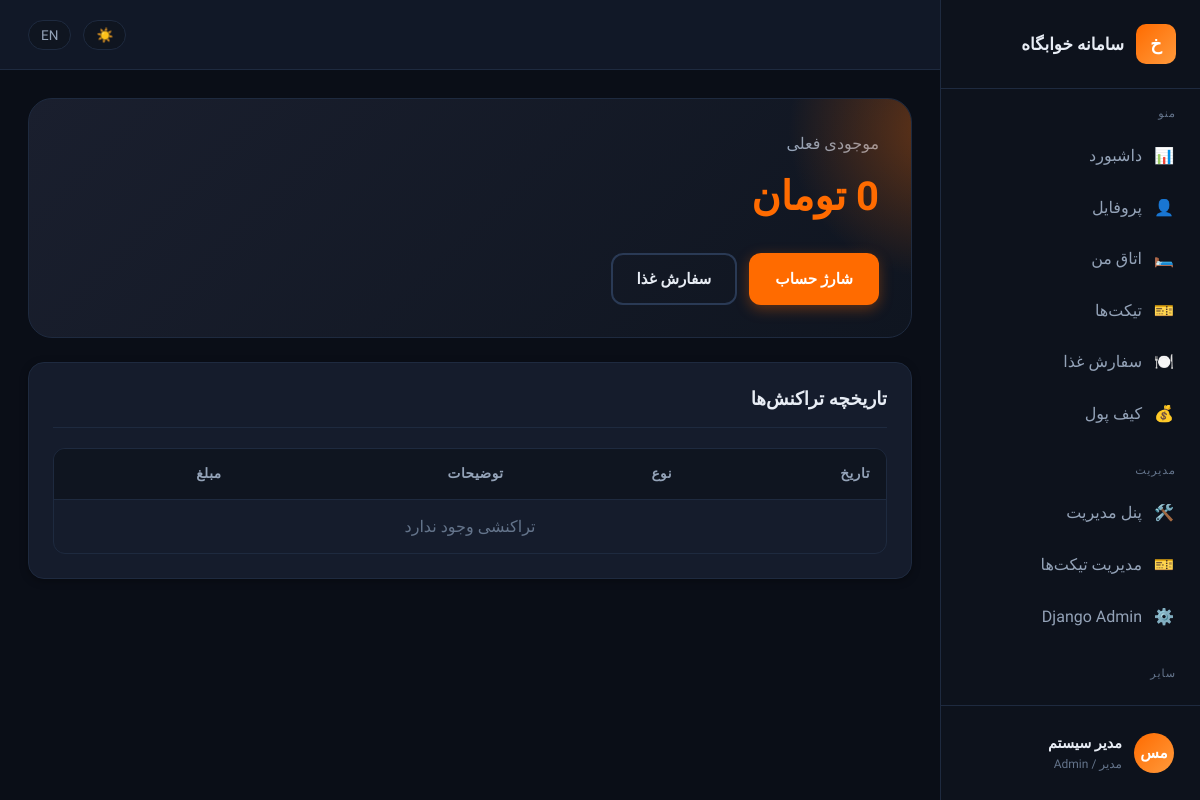
/wallet/ (signed in), run on the app's committed database.
### accounts/models.py (models this page shows, shortened)
class User(AbstractUser):
    class Gender(models.TextChoices):
        MALE = 'male', _('برادران / Brothers')
        FEMALE = 'female', _('خواهران / Sisters')
    class Role(models.TextChoices):
        STUDENT = 'student', _('دانشجو / Student')
        STAFF = 'staff', _('کارمند / Staff')
        ADMIN = 'admin', _('مدیر / Admin')
    student_id = models.CharField(
        _('شماره دانشجویی'),
        max_length=20,
        unique=True,
        null=True,
        blank=True,
        help_text=_('برای دانشجویان الزامی است')
    )
    phone = models.CharField(_('شماره موبایل'), max_length=15, blank=True)
    gender = models.CharField(
        _('بخش خوابگاه'),
        max_length=10,
        choices=Gender.choices,
        blank=True,
        null=True
    )
    role = models.CharField(
        _('نقش'),
        max_length=20,
        choices=Role.choices,
        default=Role.STUDENT
    )
    avatar = models.ImageField(
        _('تصویر پروفایل'),
        upload_to='avatars/',
        blank=True,
        null=True
    )
    is_active_student = models.BooleanField(_('فعال'), default=True)
    class Meta:
        verbose_name = _('کاربر')
        verbose_name_plural = _('کاربران')
        ordering = ['-date_joined']
    @property
    def is_admin_user(self):
        return self.role == self.Role.ADMIN or self.is_superuser
    @property
    def display_name(self):
        return self.get_full_name() or self.username
    def get_initials(self):
        name = self.get_full_name() or self.username
        parts = name.split()
        if len(parts) >= 2:
            return (parts[0][0] + parts[1][0]).upper()
        return name[:2].upper()

### wallet/models.py (models this page shows, shortened)
class Wallet(models.Model):
    user = models.OneToOneField(
        settings.AUTH_USER_MODEL,
        on_delete=models.CASCADE,
        related_name='wallet',
        verbose_name=_('کاربر')
    )
    balance = models.DecimalField(
        _('موجودی'),
        max_digits=12,
        decimal_places=0,
        default=Decimal('0'),
        validators=[MinValueValidator(Decimal('0'))]
    )
    updated_at = models.DateTimeField(_('آخرین بروزرسانی'), auto_now=True)
    class Meta:
        verbose_name = _('کیف پول')
        verbose_name_plural = _('کیف پول‌ها')

### wallet/views.py (the view)
# urls.py: path('', views.wallet_view, name='wallet'),
@login_required
def wallet_view(request):
    wallet = request.user.wallet
    transactions = wallet.transactions.all()[:50]
    if request.method == 'POST':
        form = ChargeForm(request.POST)
        if form.is_valid():
            amount = form.cleaned_data['amount']
            wallet.deposit(amount, description=_('شارژ آنلاین (دمو)'), performed_by=request.user)
            messages.success(request, _('حساب شما با موفقیت شارژ شد.'))
            return redirect('wallet:wallet')
    else:
        form = ChargeForm()
    return render(request, 'wallet/wallet.html', {
        'wallet': wallet,
        'transactions': transactions,
        'form': form,
    })

### accounts/context_processors.py (called while the page is built)
def user_context(request):
    ctx = {
        'open_tickets_count': 0,
        'user_balance': 0,
        'user_room': None,
        'user_bed': None,
    }
    if request.user.is_authenticated:
        ctx['open_tickets_count'] = request.user.tickets.filter(
            status__in=['open', 'in_progress']
        ).count()
        if hasattr(request.user, 'wallet'):
            ctx['user_balance'] = request.user.wallet.balance
        if hasattr(request.user, 'bed') and request.user.bed:
            ctx['user_bed'] = request.user.bed
            ctx['user_room'] = request.user.bed.room
    return ctx

### templates/wallet/wallet.html (shortened to what this page needs)
{% extends "base.html" %}
{% load i18n %}
{% block body %}
<div class="app-layout">
  {% include "partials/sidebar.html" %}
  <div class="main-content">
    {% include "partials/topbar.html" %}
    <div class="content-area">
      <div class="wallet-card mb-3">
        <div class="text-secondary">{% trans "موجودی فعلی" %}</div>
        <div class="wallet-balance">{{ wallet.balance|floatformat:0 }} {% trans "تومان" %}</div>
        <div class="wallet-actions">
          <button class="btn btn-primary" onclick="openModal('chargeModal')">{% trans "شارژ حساب" %}</button>
          <a href="{% url 'cafeteria:meals' %}" class="btn btn-outline">{% trans "سفارش غذا" %}</a>
        </div>
      </div>
      <div class="card">
        <div class="card-header"><h3 class="card-title">{% trans "تاریخچه تراکنش‌ها" %}</h3></div>
        <div class="table-wrapper">
          <table>
            <thead><tr><th>{% trans "تاریخ" %}</th><th>{% trans "نوع" %}</th><th>{% trans "توضیحات" %}</th><th>{% trans "مبلغ" %}</th></tr></thead>
            <tbody>
              {% for t in transactions %}
              <tr>
                <td>{{ t.created_at|date:"Y/m/d H:i" }}</td>
                <td><span class="badge badge-{% if t.amount > 0 %}success{% else %}danger{% endif %}">{{ t.get_transaction_type_display }}</span></td>
                <td>{{ t.description }}</td>
                <td class="{% if t.amount > 0 %}text-success{% else %}text-danger{% endif %}">{{ t.amount|floatformat:0 }}</td>
              </tr>
              {% empty %}
              <tr><td colspan="4" class="text-muted" style="text-align:center;">{% trans "تراکنشی وجود ندارد" %}</td></tr>
              {% endfor %}
            </tbody>
          </table>
        </div>
      </div>
    </div>
  </div>
</div>
{% endblock %}

### templates/partials/sidebar.html (shortened to what this page needs)
{% load i18n %}
<aside class="sidebar">
  <div class="sidebar-header">
    <div class="sidebar-logo">خ</div>
    <div class="sidebar-brand">{% trans "سامانه خوابگاه" %}</div>
  </div>
  <nav class="sidebar-nav">
    <div class="nav-section">
      <div class="nav-section-title">{% trans "منو" %}</div>
      <a href="{% url 'dashboard' %}" class="nav-item {% if request.resolver_match.url_name == 'dashboard' %}active{% endif %}">
        <span>📊</span> <span>{% trans "داشبورد" %}</span>
      </a>
      <a href="{% url 'accounts:profile' %}" class="nav-item">
        <span>👤</span> <span>{% trans "پروفایل" %}</span>
      </a>
      <a href="{% url 'dormitory:my_room' %}" class="nav-item">
        <span>🛏️</span> <span>{% trans "اتاق من" %}</span>
      </a>
      <a href="{% url 'tickets:list' %}" class="nav-item">
        <span>🎫</span> <span>{% trans "تیکت‌ها" %}</span>
      </a>
      <a href="{% url 'cafeteria:meals' %}" class="nav-item">
        <span>🍽️</span> <span>{% trans "سفارش غذا" %}</span>
      </a>
      <a href="{% url 'wallet:wallet' %}" class="nav-item">
        <span>💰</span> <span>{% trans "کیف پول" %}</span>
      </a>
    </div>
    {% if user.is_admin_user or user.is_staff %}
    <div class="nav-section">
      <div class="nav-section-title">{% trans "مدیریت" %}</div>
      <a href="{% url 'admin_dashboard' %}" class="nav-item"><span>🛠️</span> <span>{% trans "پنل مدیریت" %}</span></a>
      <a href="{% url 'tickets:admin_list' %}" class="nav-item"><span>🎫</span> <span>{% trans "مدیریت تیکت‌ها" %}</span></a>
      <a href="/admin/" class="nav-item" target="_blank"><span>⚙️</span> <span>Django Admin</span></a>
    </div>
    {% endif %}
    <div class="nav-section">
      <div class="nav-section-title">{% trans "سایر" %}</div>
      <a href="{% url 'accounts:settings' %}" class="nav-item"><span>⚙️</span> <span>{% trans "تنظیمات" %}</span></a>
    </div>
  </nav>
  <div class="sidebar-footer">
    <div class="user-mini">
      <div class="user-avatar">{{ user.get_initials }}</div>
      <div class="user-info">
        <div class="user-name">{{ user.display_name }}</div>
        <div class="user-role">{{ user.get_role_display }}</div>
      </div>
    </div>
  </div>
</aside>

### data on the page
User: get_initials "مس", display_name "مدیر سیستم", role "مدیر / Admin"
Wallet: balance "0"
